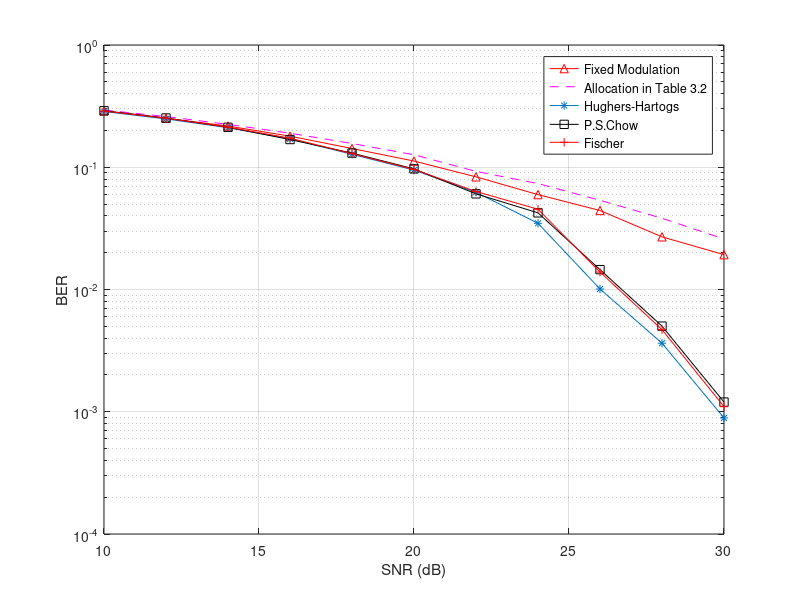

Write the MATLAB code that produced this figure.
clear all;close all;clc;


load BER.mat;
SNR = 10:2:30;
figure(3);
semilogy(SNR,BER_Total_avg(:,5),'-^r');
hold on;
semilogy(SNR,BER_Total_avg(:,4),'--m');
semilogy(SNR,BER_Total_avg(:,1),'-*');
semilogy(SNR,BER_Total_avg(:,2),'-sk');
semilogy(SNR,BER_Total_avg(:,3),'-r+');

grid on;
xlabel('SNR (dB)');
ylabel('BER');
legend('Fixed Modulation','Allocation in Table 3.2','Hughers-Hartogs','P.S.Chow','Fischer');
